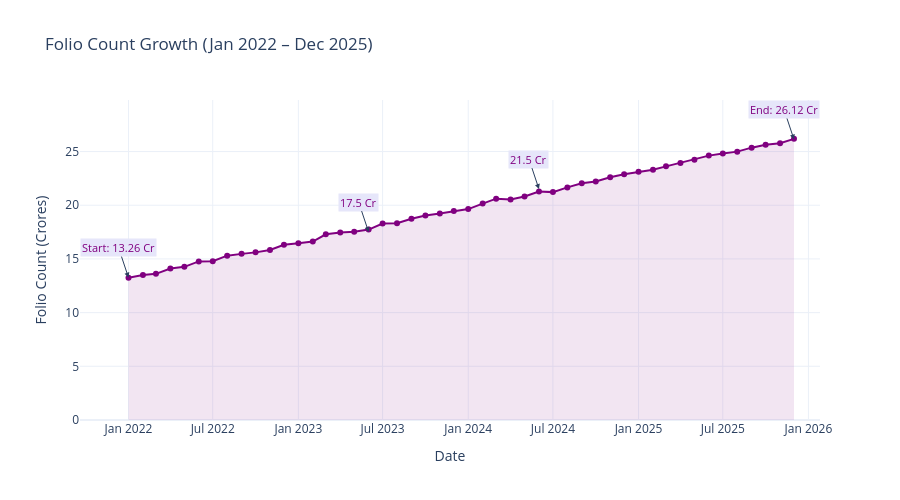

The cell this chart's notebook holds for it:
### Code cell
fig = go.Figure()

fig.add_trace(go.Scatter(
    x=df_folio['date'],
    y=df_folio['folio_count_cr'],
    mode='lines+markers',
    fill='tozeroy',
    line=dict(color='purple', width=2),
    fillcolor='rgba(128,0,128,0.1)',
    name='Folio Count'
))

milestones = [
    ("2022-01-01", 13.26, "Start: 13.26 Cr"),
    ("2023-06-01", 17.50, "17.5 Cr"),
    ("2024-06-01", 21.50, "21.5 Cr"),
    ("2025-12-01", 26.12, "End: 26.12 Cr"),
]
for date, val, label in milestones:
    fig.add_annotation(
        x=date, y=val,
        text=label,
        showarrow=True,
        arrowhead=2,
        font=dict(size=11, color="purple"),
        bgcolor="lavender"
    )

fig.update_layout(
    title="Folio Count Growth (Jan 2022 – Dec 2025)",
    xaxis_title="Date",
    yaxis_title="Folio Count (Crores)",
    height=500,
    template="plotly_white"
)
fig.write_html("../reports/charts/07_folio_growth.html")
fig.show()
print("Chart 7 saved!")

### Figure 1 — Plotly figure (JSON) as saved in the notebook; plotly's stock layout.template omitted (floating-point values rounded to 4 significant figures)
{"data": [{"fill": "tozeroy", "fillcolor": "rgba(128,0,128,0.1)", "line": {"color": "purple", "width": 2}, "mode": "lines+markers", "name": "Folio Count", "type": "scatter", "x": ["2022-01-01T00:00:00.000000", "2022-02-01T00:00:00.000000", "2022-03-01T00:00:00.000000", "2022-04-01T00:00:00.000000", "2022-05-01T00:00:00.000000", "2022-06-01T00:00:00.000000", "2022-07-01T00:00:00.000000", "2022-08-01T00:00:00.000000", "2022-09-01T00:00:00.000000", "2022-10-01T00:00:00.000000", "2022-11-01T00:00:00.000000", "2022-12-01T00:00:00.000000", "2023-01-01T00:00:00.000000", "2023-02-01T00:00:00.000000", "2023-03-01T00:00:00.000000", "2023-04-01T00:00:00.000000", "2023-05-01T00:00:00.000000", "2023-06-01T00:00:00.000000", "2023-07-01T00:00:00.000000", "2023-08-01T00:00:00.000000", "2023-09-01T00:00:00.000000", "2023-10-01T00:00:00.000000", "2023-11-01T00:00:00.000000", "2023-12-01T00:00:00.000000", "2024-01-01T00:00:00.000000", "2024-02-01T00:00:00.000000", "2024-03-01T00:00:00.000000", "2024-04-01T00:00:00.000000", "2024-05-01T00:00:00.000000", "2024-06-01T00:00:00.000000", "2024-07-01T00:00:00.000000", "2024-08-01T00:00:00.000000", "2024-09-01T00:00:00.000000", "2024-10-01T00:00:00.000000", "2024-11-01T00:00:00.000000", "2024-12-01T00:00:00.000000", "2025-01-01T00:00:00.000000", "2025-02-01T00:00:00.000000", "2025-03-01T00:00:00.000000", "2025-04-01T00:00:00.000000", "2025-05-01T00:00:00.000000", "2025-06-01T00:00:00.000000", "2025-07-01T00:00:00.000000", "2025-08-01T00:00:00.000000", "2025-09-01T00:00:00.000000", "2025-10-01T00:00:00.000000", "2025-11-01T00:00:00.000000", "2025-12-01T00:00:00.000000"], "y": [13.25, 13.5, 13.61, 14.1, 14.26, 14.77, 14.78, 15.3, 15.47, 15.61, 15.83, 16.31, 16.45, 16.62, 17.29, 17.45, 17.52, 17.73, 18.3, 18.32, 18.74, 19.05, 19.23, 19.46, 19.64, 20.15, 20.61, 20.53, 20.82, 21.27, 21.22, 21.66, 22.04, 22.21, 22.61, 22.88, 23.12, 23.31, 23.62, 23.94, 24.23, 24.62, 24.82, 24.99, 25.36, 25.64, 25.78, 26.18]}], "layout": {"annotations": [{"arrowhead": 2, "bgcolor": "lavender", "font": {"color": "purple", "size": 11}, "showarrow": true, "text": "Start: 13.26 Cr", "x": "2022-01-01", "y": 13.26}, {"arrowhead": 2, "bgcolor": "lavender", "font": {"color": "purple", "size": 11}, "showarrow": true, "text": "17.5 Cr", "x": "2023-06-01", "y": 17.5}, {"arrowhead": 2, "bgcolor": "lavender", "font": {"color": "purple", "size": 11}, "showarrow": true, "text": "21.5 Cr", "x": "2024-06-01", "y": 21.5}, {"arrowhead": 2, "bgcolor": "lavender", "font": {"color": "purple", "size": 11}, "showarrow": true, "text": "End: 26.12 Cr", "x": "2025-12-01", "y": 26.12}], "height": 500, "title": {"text": "Folio Count Growth (Jan 2022 – Dec 2025)"}, "xaxis": {"title": {"text": "Date"}}, "yaxis": {"title": {"text": "Folio Count (Crores)"}}}}
